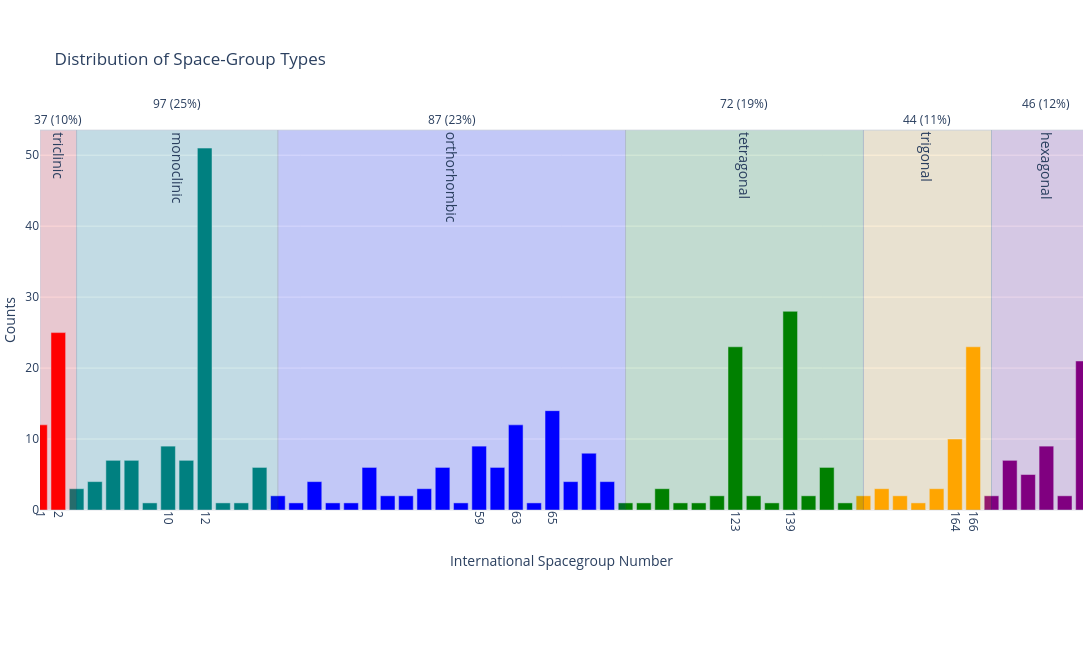

This figure's notebook cell:
### Code cell
import json
from pathlib import Path
from collections import Counter
import numpy as np, matplotlib.pyplot as plt, pymatviz as pmv
from tqdm.auto import tqdm
from pymatgen.core import Structure
from pymatgen.symmetry.analyzer import SpacegroupAnalyzer
from pymatgen.analysis.local_env import CrystalNN

FIG_DIR = Path("figures"); FIG_DIR.mkdir(exist_ok=True)

clean_data = json.load(open("complete_database.json"))
structures = {sid: Structure.from_dict(s) for sid, s in clean_data["structure"].items()}
print("Number of structures:", len(structures))

# Plot 1: number of sites
site_counts = [s.num_sites for s in structures.values()]
bins = np.arange(min(site_counts) - 0.5, max(site_counts) + 1.5, 1)
plt.figure(figsize=(8, 5))
plt.hist(site_counts, bins=bins, color="steelblue", edgecolor="black")
plt.xlabel("Number of atomic sites"); plt.ylabel("Number of structures")
plt.title("Distribution of Number of Atomic Sites"); plt.grid(axis="y", alpha=0.3)
plt.tight_layout(); plt.savefig(FIG_DIR / "distribution_n_sites.png", dpi=300); plt.show(); plt.close()

# Symmetry analysis
crystal_systems, space_group_numbers = [], []
for s in tqdm(structures.values(), desc="Analysing symmetry"):
    analyzer = SpacegroupAnalyzer(s, symprec=0.1, angle_tolerance=5)
    crystal_systems.append(analyzer.get_crystal_system())
    space_group_numbers.append(analyzer.get_space_group_number())

# Plot 2: crystal systems
order = ["triclinic", "monoclinic", "orthorhombic", "tetragonal", "trigonal", "hexagonal", "cubic"]
distribution = Counter(crystal_systems)
systems = [sys for sys in order if distribution[sys] > 0]
plt.figure(figsize=(9, 5))
plt.bar(systems, [distribution[sys] for sys in systems], color="darkorange", edgecolor="black")
plt.xlabel("Crystal system"); plt.ylabel("Number of structures")
plt.title("Distribution of Crystal Systems"); plt.xticks(rotation=35, ha="right"); plt.grid(axis="y", alpha=0.3)
plt.tight_layout(); plt.savefig(FIG_DIR / "distribution_crystal_systems.png", dpi=300); plt.show(); plt.close()

# Plot 3: space groups
fig = pmv.spacegroup_bar(space_group_numbers, xticks=12)
fig.update_layout(title="Distribution of Space-Group Types", width=1100, height=650, margin=dict(t=130, b=140))
fig.update_xaxes(title_standoff=25, automargin=True)
fig.show()

# Plot 4: coordination numbers
crystal_nn = CrystalNN()
coordination_numbers = []
for s in tqdm(structures.values(), desc="Calculating coordination numbers"):
    for i in range(len(s)):
        try:
            coordination_numbers.append(int(round(crystal_nn.get_cn(s, i))))
        except Exception:
            pass

distribution = Counter(coordination_numbers)
cn_values = sorted(distribution)
plt.figure(figsize=(8, 5))
plt.bar(cn_values, [distribution[v] for v in cn_values], color="seagreen", edgecolor="black")
plt.xlabel("Coordination number"); plt.ylabel("Number of atomic sites")
plt.title("Distribution of Site-Level Coordination Numbers"); plt.xticks(cn_values); plt.grid(axis="y", alpha=0.3)
plt.tight_layout(); plt.savefig(FIG_DIR / "distribution_coordination_numbers.png", dpi=300); plt.show(); plt.close()

### Figure 1 — Plotly figure (JSON) as saved in the notebook; plotly's stock layout.template omitted (floating-point values rounded to 4 significant figures)
{"data": [{"hovertemplate": "Crystal System=triclinic<br>_index=%{x}<br>Counts=%{y}<extra></extra>", "legendgroup": "triclinic", "marker": {"color": "red", "pattern": {"shape": ""}}, "name": "triclinic", "orientation": "v", "showlegend": true, "textposition": "auto", "type": "bar", "x": [0, 1], "xaxis": "x", "y": [12, 25], "yaxis": "y"}, {"hovertemplate": "Crystal System=monoclinic<br>_index=%{x}<br>Counts=%{y}<extra></extra>", "legendgroup": "monoclinic", "marker": {"color": "teal", "pattern": {"shape": ""}}, "name": "monoclinic", "orientation": "v", "showlegend": true, "textposition": "auto", "type": "bar", "x": [2, 3, 4, 5, 6, 7, 8, 9, 10, 11, 12], "xaxis": "x", "y": [3, 4, 7, 7, 1, 9, 7, 51, 1, 1, 6], "yaxis": "y"}, {"hovertemplate": "Crystal System=orthorhombic<br>_index=%{x}<br>Counts=%{y}<extra></extra>", "legendgroup": "orthorhombic", "marker": {"color": "blue", "pattern": {"shape": ""}}, "name": "orthorhombic", "orientation": "v", "showlegend": true, "textposition": "auto", "type": "bar", "x": [13, 14, 15, 16, 17, 18, 19, 20, 21, 22, 23, 24, 25, 26, 27, 28, 29, 30, 31], "xaxis": "x", "y": [2, 1, 4, 1, 1, 6, 2, 2, 3, 6, 1, 9, 6, 12, 1, 14, 4, 8, 4], "yaxis": "y"}, {"hovertemplate": "Crystal System=tetragonal<br>_index=%{x}<br>Counts=%{y}<extra></extra>", "legendgroup": "tetragonal", "marker": {"color": "green", "pattern": {"shape": ""}}, "name": "tetragonal", "orientation": "v", "showlegend": true, "textposition": "auto", "type": "bar", "x": [32, 33, 34, 35, 36, 37, 38, 39, 40, 41, 42, 43, 44], "xaxis": "x", "y": [1, 1, 3, 1, 1, 2, 23, 2, 1, 28, 2, 6, 1], "yaxis": "y"}, {"hovertemplate": "Crystal System=trigonal<br>_index=%{x}<br>Counts=%{y}<extra></extra>", "legendgroup": "trigonal", "marker": {"color": "orange", "pattern": {"shape": ""}}, "name": "trigonal", "orientation": "v", "showlegend": true, "textposition": "auto", "type": "bar", "x": [45, 46, 47, 48, 49, 50, 51], "xaxis": "x", "y": [2, 3, 2, 1, 3, 10, 23], "yaxis": "y"}, {"hovertemplate": "Crystal System=hexagonal<br>_index=%{x}<br>Counts=%{y}<extra></extra>", "legendgroup": "hexagonal", "marker": {"color": "purple", "pattern": {"shape": ""}}, "name": "hexagonal", "orientation": "v", "showlegend": true, "textposition": "auto", "type": "bar", "x": [52, 53, 54, 55, 56, 57], "xaxis": "x", "y": [2, 7, 5, 9, 2, 21], "yaxis": "y"}], "layout": {"annotations": [{"font": {"size": 14}, "showarrow": false, "text": "triclinic", "textangle": 90, "x": 1, "xanchor": "center", "xref": "x", "y": 1, "yanchor": "top", "yref": "y domain"}, {"font": {"size": 12}, "showarrow": false, "text": "37 (10%)", "x": 1, "y": 1, "yanchor": "bottom", "yref": "paper", "yshift": 0}, {"font": {"size": 14}, "showarrow": false, "text": "monoclinic", "textangle": 90, "x": 7.5, "xanchor": "center", "xref": "x", "y": 1, "yanchor": "top", "yref": "y domain"}, {"font": {"size": 12}, "showarrow": false, "text": "97 (25%)", "x": 7.5, "y": 1, "yanchor": "bottom", "yref": "paper", "yshift": 16}, {"font": {"size": 14}, "showarrow": false, "text": "orthorhombic", "textangle": 90, "x": 22.5, "xanchor": "center", "xref": "x", "y": 1, "yanchor": "top", "yref": "y domain"}, {"font": {"size": 12}, "showarrow": false, "text": "87 (23%)", "x": 22.5, "y": 1, "yanchor": "bottom", "yref": "paper", "yshift": 0}, {"font": {"size": 14}, "showarrow": false, "text": "tetragonal", "textangle": 90, "x": 38.5, "xanchor": "center", "xref": "x", "y": 1, "yanchor": "top", "yref": "y domain"}, {"font": {"size": 12}, "showarrow": false, "text": "72 (19%)", "x": 38.5, "y": 1, "yanchor": "bottom", "yref": "paper", "yshift": 16}, {"font": {"size": 14}, "showarrow": false, "text": "trigonal", "textangle": 90, "x": 48.5, "xanchor": "center", "xref": "x", "y": 1, "yanchor": "top", "yref": "y domain"}, {"font": {"size": 12}, "showarrow": false, "text": "44 (11%)", "x": 48.5, "y": 1, "yanchor": "bottom", "yref": "paper", "yshift": 0}, {"font": {"size": 14}, "showarrow": false, "text": "hexagonal", "textangle": 90, "x": 55, "xanchor": "center", "xref": "x", "y": 1, "yanchor": "top", "yref": "y domain"}, {"font": {"size": 12}, "showarrow": false, "text": "46 (12%)", "x": 55, "y": 1, "yanchor": "bottom", "yref": "paper", "yshift": 16}], "barmode": "relative", "height": 650, "legend": {"title": {"text": "Crystal System"}, "tracegroupgap": 0}, "margin": {"b": 140, "l": 0, "r": 0, "t": 130}, "shapes": [{"fillcolor": "red", "line": {"width": 1}, "opacity": 0.15, "type": "rect", "x0": 0, "x1": 2, "xref": "x", "y0": 0, "y1": 1, "yref": "y domain"}, {"fillcolor": "teal", "line": {"width": 1}, "opacity": 0.15, "type": "rect", "x0": 2, "x1": 13, "xref": "x", "y0": 0, "y1": 1, "yref": "y domain"}, {"fillcolor": "blue", "line": {"width": 1}, "opacity": 0.15, "type": "rect", "x0": 13, "x1": 32, "xref": "x", "y0": 0, "y1": 1, "yref": "y domain"}, {"fillcolor": "green", "line": {"width": 1}, "opacity": 0.15, "type": "rect", "x0": 32, "x1": 45, "xref": "x", "y0": 0, "y1": 1, "yref": "y domain"}, {"fillcolor": "orange", "line": {"width": 1}, "opacity": 0.15, "type": "rect", "x0": 45, "x1": 52, "xref": "x", "y0": 0, "y1": 1, "yref": "y domain"}, {"fillcolor": "purple", "line": {"width": 1}, "opacity": 0.15, "type": "rect", "x0": 52, "x1": 58, "xref": "x", "y0": 0, "y1": 1, "yref": "y domain"}], "showlegend": false, "title": {"text": "Distribution of Space-Group Types"}, "width": 1100, "xaxis": {"anchor": "y", "automargin": true, "domain": [0, 1], "range": [0, 57], "showgrid": false, "tickangle": 90, "ticktext": [12, 139, 2, 123, 166, 194, 65, 1, 63, 164, 10, 59], "tickvals": [9, 41, 1, 38, 51, 57, 28, 0, 26, 50, 7, 24], "title": {"standoff": 25, "text": "International Spacegroup Number"}}, "yaxis": {"anchor": "x", "domain": [0, 1], "range": [0, 53.55], "title": {"text": "Counts"}}}}
